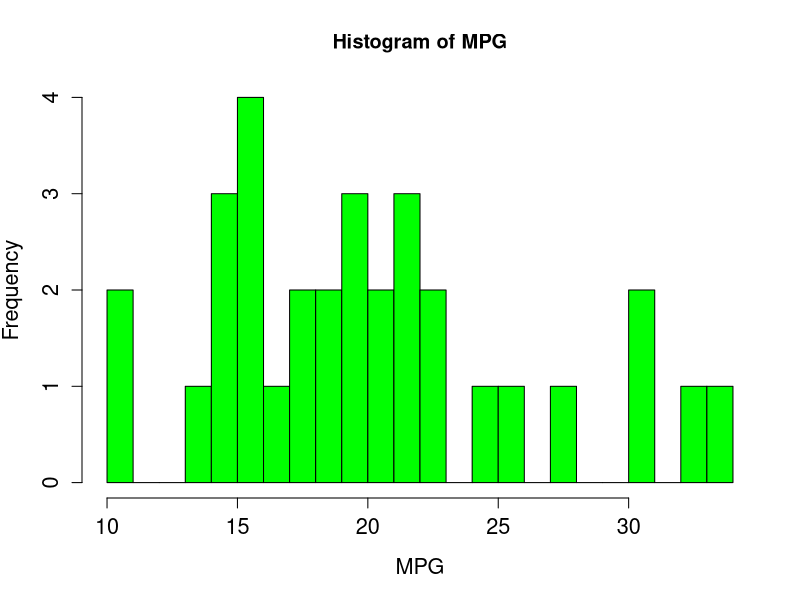
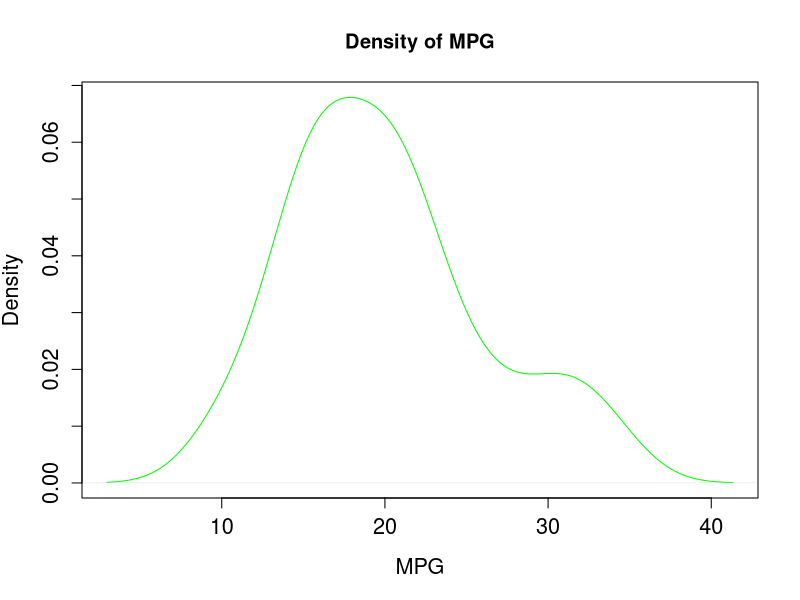
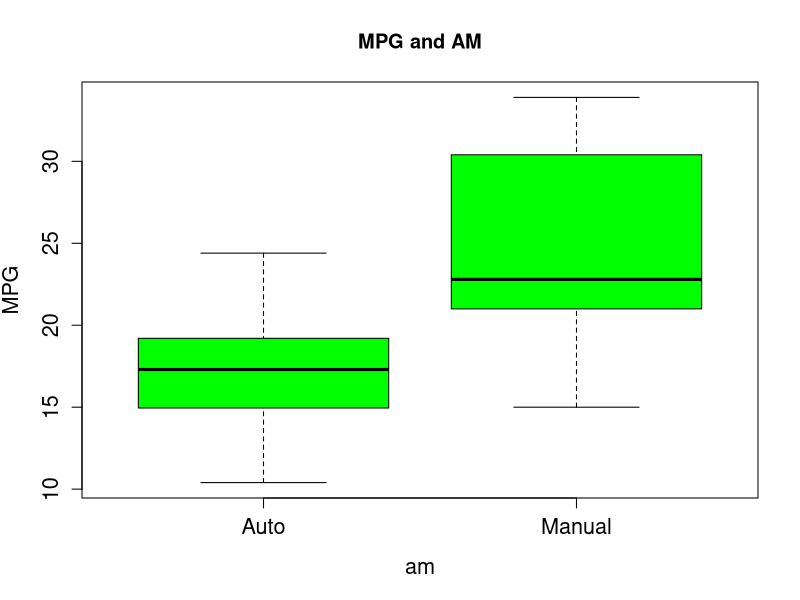
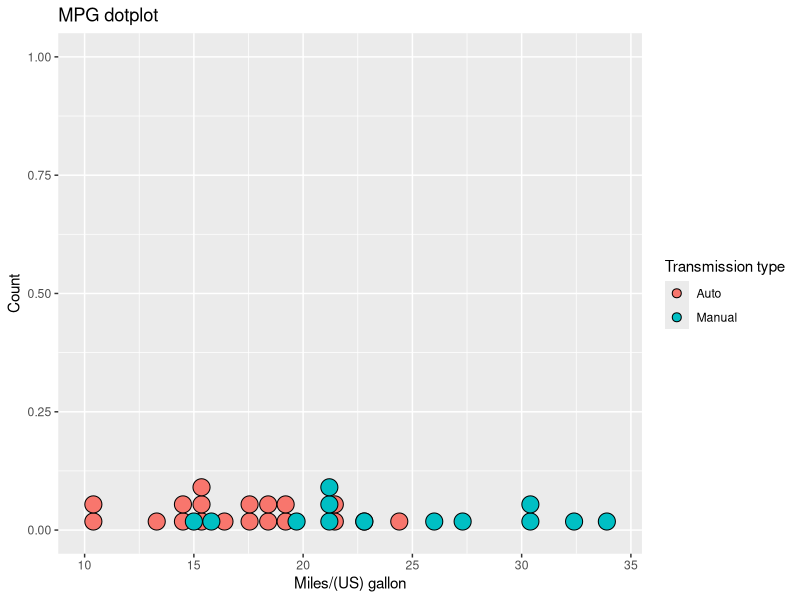
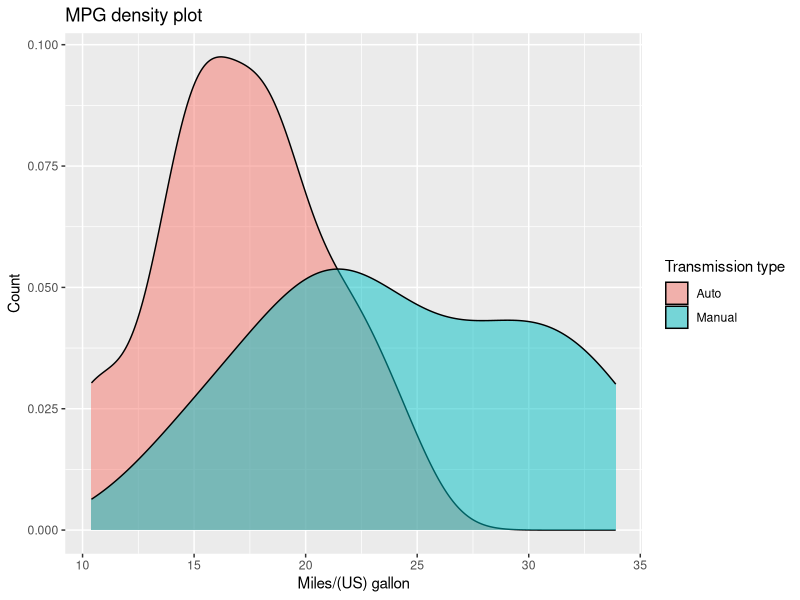
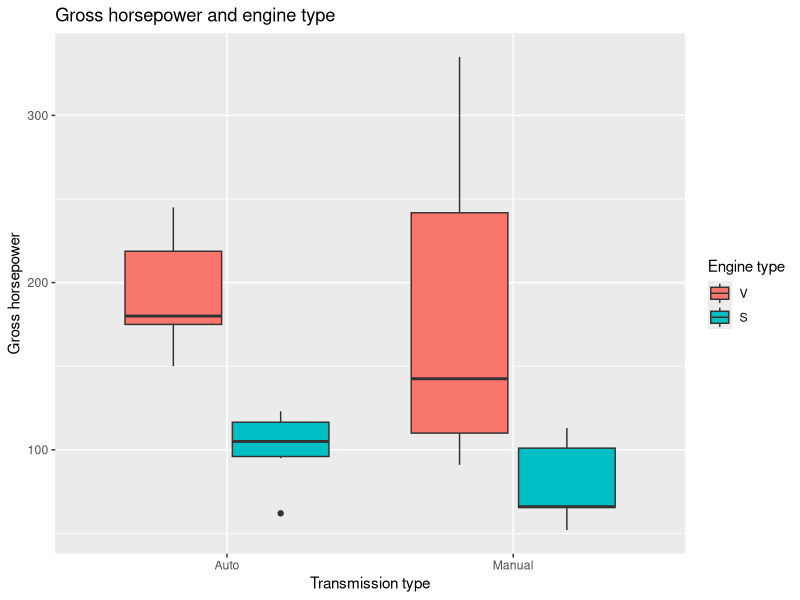

Generate these figures, in order, with R:
#Step 1: Base graphs

df  <- mtcars
df$vs  <- factor(df$vs  , labels = c("V", "S"))
df$am  <- factor(df$am  , labels = c("Auto", "Manual"))

hist(df$mpg, breaks = 20, xlab = "MPG", main ="Histogram of MPG", 
     col = "green", cex.lab = 1.3, cex.axis = 1.3)

plot(density(df$mpg), xlab = "MPG", main ="Density of MPG", 
     col = "green", cex.lab = 1.3, cex.axis = 1.3)

boxplot(mpg ~ am, df, ylab = "MPG", main ="MPG and AM", 
        col = "green", cex.lab = 1.3, cex.axis = 1.3)


#Step 2: Library ggplot2

library(ggplot2)

ggplot(df, aes(x = mpg, fill = am))+
  geom_dotplot()+
  xlab("Miles/(US) gallon")+
  ylab("Count")+
  scale_fill_discrete(name="Transmission type")+
  ggtitle("MPG dotplot")

ggplot(df, aes(x = mpg, fill = am))+
  geom_density(alpha = 0.5)+
  xlab("Miles/(US) gallon")+
  ylab("Count")+
  scale_fill_discrete(name="Transmission type")+
  ggtitle("MPG density plot")

ggplot(df, aes(x = am, y = hp, fill = vs))+
  geom_boxplot()+
  xlab("Transmission type")+
  ylab("Gross horsepower")+
  scale_fill_discrete(name="Engine type")+
  ggtitle("Gross horsepower and engine type")
